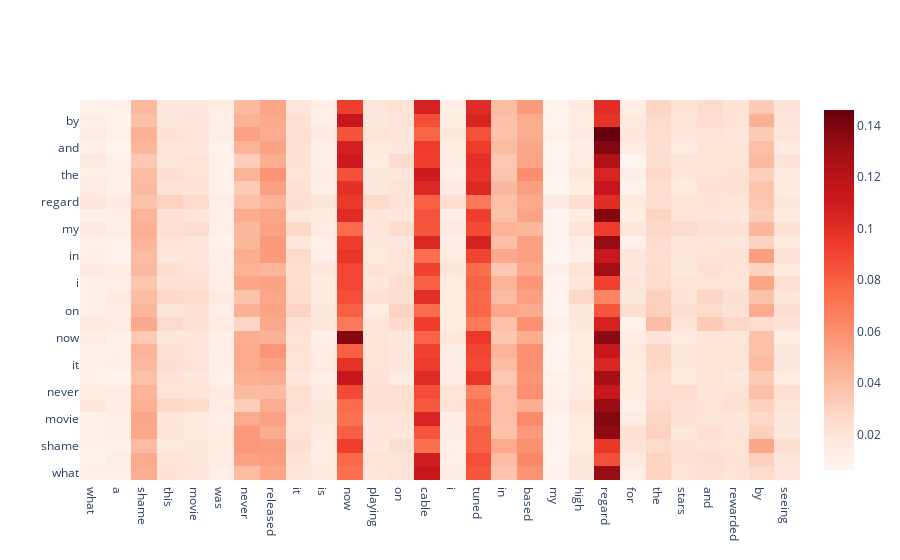

Notebook source saved alongside this figure:
### Code cell
import IPython
display(IPython.core.display.HTML('''
    <script src="/static/components/requirejs/require.js"></script>
    <script>
        requirejs.config({
        paths: {
            base: '/static/base',
            plotly: 'https://cdn.plot.ly/plotly-latest.min.js?noext',
        },
        });
    </script>
    '''))

trace = go.Heatmap(z=att_weights, 
                   x=detokenized_sent.strip().split(' '), 
                   y=detokenized_sent.strip().split(' '), 
                   colorscale='Reds')
iplot([trace])

### Figure 1 — Plotly figure (JSON) as saved in the notebook; plotly's stock layout.template omitted (floating-point values rounded to 4 significant figures; data arrays with more than 128 entries replaced by an {"elided": "..."} marker saying what was removed)
{"data": [{"colorscale": [[0, "rgb(255,245,240)"], [0.125, "rgb(254,224,210)"], [0.25, "rgb(252,187,161)"], [0.375, "rgb(252,146,114)"], [0.5, "rgb(251,106,74)"], [0.625, "rgb(239,59,44)"], [0.75, "rgb(203,24,29)"], [0.875, "rgb(165,15,21)"], [1, "rgb(103,0,13)"]], "type": "heatmap", "x": ["what", "a", "shame", "this", "movie", "was", "never", "released", "it", "is", "now", "playing", "on", "cable", "i", "tuned", "in", "based", "on", "my", "high", "regard", "for", "the", "stars", "and", "was", "rewarded", "by", "seeing"], "y": ["what", "a", "shame", "this", "movie", "was", "never", "released", "it", "is", "now", "playing", "on", "cable", "i", "tuned", "in", "based", "on", "my", "high", "regard", "for", "the", "stars", "and", "was", "rewarded", "by", "seeing"], "z": {"elided": "30x30 float values"}}], "layout": {}}
